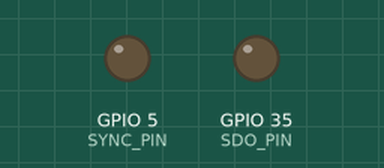
Recording of a sketch running on a simulated ESP32-S2. On the bench: output pins drawn as LEDs (lit = HIGH). Pins used as bus, display or sensor lines are not drawn; what the sketch prints to the serial monitor is not drawn.

Above: at 0.1 s.
At 4.1 s:
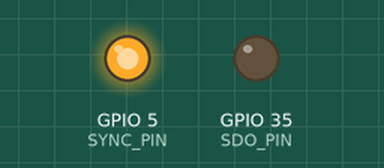
At 12.2 s:
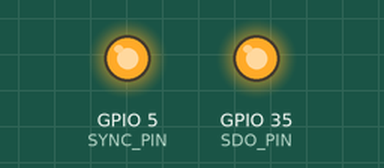
Timing chart, 0 to 56.8 s (numbered marks = the images above):
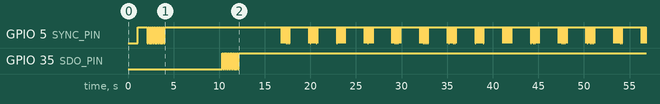

Measured:
- by itself, GPIO 5 (SYNC_PIN): HIGH → LOW at 2.1 s, → HIGH 0.10 s later, → LOW 0.10 s later, → HIGH 0.10 s later, … (290 changes in this stretch)

The sketch:

AD5268_esp32.ino
```cpp
#include <SPI.h>

// ===== Pin mapping for FeatherS2 to AD5628 =====
#define SYNC_PIN 5     // GPIO5 (IO5) → DAC_SYNC
#define SCK_PIN  36    // GPIO36 (SCK) → DAC_SCLK
#define SDO_PIN  35    // GPIO35 (SDO) → DAC_DIN

// ===== DAC configuration =====
const float DAC_VREF = 5.0;
const int   DAC_BITS = 12;
const bool  DAC_REF_INTERNAL = false;

// ===== Target voltages for channels A–H =====
float dacVoltages[8] = {3.55, 1.2, 5.0, 3.5, 1.8, 1.366, 3.3, 1.65};

// ---------------------------------------------------------------------
// ----------------------  DAC INTERFACE FUNCTIONS  --------------------
// ---------------------------------------------------------------------

uint32_t buildDACCommand(uint8_t cmd, uint8_t addr, uint16_t value) {
  uint32_t frame = 0;
  frame |= ((uint32_t)cmd & 0x0F) << 24;
  frame |= ((uint32_t)addr & 0x0F) << 20;
  frame |= ((uint32_t)value & 0x0FFF) << 8;
  return frame;
}

void writeToDAC(uint32_t data) {
  Serial.print("  -> SYNC going LOW...");
  digitalWrite(SYNC_PIN, LOW);
  Serial.println(" [LOW]");
  delayMicroseconds(50);  // Longer delay for scope triggering

  Serial.print("  -> Transferring SPI data: 0x");
  Serial.print(data, HEX);
  Serial.println();

  uint8_t byte1 = (data >> 24) & 0xFF;
  uint8_t byte2 = (data >> 16) & 0xFF;
  uint8_t byte3 = (data >> 8) & 0xFF;
  uint8_t byte4 = data & 0xFF;

  Serial.print("     Byte 1: 0x");
  Serial.println(byte1, HEX);
  SPI.transfer(byte1);

  Serial.print("     Byte 2: 0x");
  Serial.println(byte2, HEX);
  SPI.transfer(byte2);

  Serial.print("     Byte 3: 0x");
  Serial.println(byte3, HEX);
  SPI.transfer(byte3);

  Serial.print("     Byte 4: 0x");
  Serial.println(byte4, HEX);
  SPI.transfer(byte4);

  delayMicroseconds(50);  // Longer delay for scope
  Serial.print("  -> SYNC going HIGH...");
  digitalWrite(SYNC_PIN, HIGH);
  Serial.println(" [HIGH]");
  delayMicroseconds(100);
}

void enableInternalRef(bool enable) {
  Serial.println("\n--- Internal Reference Configuration ---");
  Serial.print("Command: ");
  Serial.println(enable ? "ENABLE (0x1)" : "DISABLE (0x0)");

  uint32_t refCmd = buildDACCommand(0x8, 0x0, enable ? 0x1 : 0x0);
  Serial.print("Command frame: 0x");
  Serial.println(refCmd, HEX);

  writeToDAC(refCmd);
  delay(5);
  Serial.println("--- Reference Configuration Complete ---\n");
}

uint16_t voltageToCode(float voltage) {
  if (voltage < 0) voltage = 0;
  if (voltage > DAC_VREF) voltage = DAC_VREF;
  uint32_t code = (uint32_t)((voltage / DAC_VREF) * 4095.0 + 0.5);
  if (code > 4095) code = 4095;
  return (uint16_t)code;
}

void setDACVoltage(uint8_t channelIndex, float voltage) {
  if (channelIndex > 7) return;

  uint16_t code = voltageToCode(voltage);

  Serial.println();
  Serial.print(">>> Setting Channel ");
  Serial.print(char('A' + channelIndex));
  Serial.println(" <<<");
  Serial.print("  Target voltage: ");
  Serial.print(voltage, 3);
  Serial.println(" V");
  Serial.print("  DAC code (dec): ");
  Serial.println(code);
  Serial.print("  DAC code (hex): 0x");
  Serial.println(code, HEX);
  Serial.print("  DAC code (bin): ");
  for (int b = 11; b >= 0; b--) {
    Serial.print((code & (1 << b)) ? '1' : '0');
  }
  Serial.println();

  uint32_t cmd = buildDACCommand(0x3, channelIndex, code);
  Serial.print("  Full command: 0x");
  Serial.println(cmd, HEX);

  writeToDAC(cmd);
  delay(10);
}

void setAllDACVoltages(float vals[8]) {
  Serial.println("\n╔════════════════════════════════════════╗");
  Serial.println("║  Setting All DAC Channels              ║");
  Serial.println("╚════════════════════════════════════════╝");

  for (uint8_t i = 0; i < 8; i++) {
    setDACVoltage(i, vals[i]);
    delay(50);  // Delay between channels for easier scope capture
  }

  Serial.println("\n╔════════════════════════════════════════╗");
  Serial.println("║  All Channels Set Complete             ║");
  Serial.println("╚════════════════════════════════════════╝\n");
}

void resetDAC() {
  Serial.println("\n--- DAC Reset ---");
  Serial.println("Sending reset command (0x7)...");

  uint32_t resetCmd = buildDACCommand(0x7, 0x0, 0x0);
  Serial.print("Reset command frame: 0x");
  Serial.println(resetCmd, HEX);

  writeToDAC(resetCmd);
  delay(10);
  Serial.println("--- DAC Reset Complete ---\n");
}

// Test function to manually toggle SYNC
void testSyncPin() {
  Serial.println("\n");
  Serial.println("╔═══════════════════════════════════════════╗");
  Serial.println("║       SYNC PIN HARDWARE TEST              ║");
  Serial.println("║  Watch GPIO5 on oscilloscope!             ║");
  Serial.println("╚═══════════════════════════════════════════╝");
  Serial.println();

  Serial.println("Toggling SYNC pin 10 times (200ms period)...");
  Serial.println("This should be VERY easy to see on scope!");
  Serial.println();

  for (int i = 0; i < 10; i++) {
    Serial.print("  Toggle #");
    Serial.print(i + 1);
    Serial.print(": ");

    digitalWrite(SYNC_PIN, LOW);
    Serial.print("LOW");
    delay(100);  // 100ms LOW

    digitalWrite(SYNC_PIN, HIGH);
    Serial.print(" → HIGH");
    Serial.println();
    delay(100);  // 100ms HIGH
  }

  Serial.println();
  Serial.println("╔═══════════════════════════════════════════╗");
  Serial.println("║  SYNC PIN TEST COMPLETE                   ║");
  Serial.println("║  If you didn't see 10 pulses on GPIO5,   ║");
  Serial.println("║  check your oscilloscope connection!     ║");
  Serial.println("╚═══════════════════════════════════════════╝");
  Serial.println();
}

// Test function to toggle SCK manually
void testSCKPin() {
  Serial.println("\n");
  Serial.println("╔═══════════════════════════════════════════╗");
  Serial.println("║       SCK PIN HARDWARE TEST               ║");
  Serial.println("║  Watch GPIO36 on oscilloscope!            ║");
  Serial.println("╚═══════════════════════════════════════════╝");
  Serial.println();

  Serial.println("Toggling SCK pin 10 times (200ms period)...");
  Serial.println();

  pinMode(SCK_PIN, OUTPUT);

  for (int i = 0; i < 10; i++) {
    Serial.print("  Toggle #");
    Serial.print(i + 1);
    Serial.print(": ");

    digitalWrite(SCK_PIN, LOW);
    Serial.print("LOW");
    delay(100);

    digitalWrite(SCK_PIN, HIGH);
    Serial.print(" → HIGH");
    Serial.println();
    delay(100);
  }

  Serial.println();
  Serial.println("╔═══════════════════════════════════════════╗");
  Serial.println("║  SCK PIN TEST COMPLETE                    ║");
  Serial.println("╚═══════════════════════════════════════════╝");
  Serial.println();
}

// Test function to toggle SDO manually
void testSDOPin() {
  Serial.println("\n");
  Serial.println("╔═══════════════════════════════════════════╗");
  Serial.println("║       SDO PIN HARDWARE TEST               ║");
  Serial.println("║  Watch GPIO35 on oscilloscope!            ║");
  Serial.println("╚═══════════════════════════════════════════╝");
  Serial.println();

  Serial.println("Toggling SDO pin 10 times (200ms period)...");
  Serial.println();

  pinMode(SDO_PIN, OUTPUT);

  for (int i = 0; i < 10; i++) {
    Serial.print("  Toggle #");
    Serial.print(i + 1);
    Serial.print(": ");

    digitalWrite(SDO_PIN, LOW);
    Serial.print("LOW");
    delay(100);

    digitalWrite(SDO_PIN, HIGH);
    Serial.print(" → HIGH");
    Serial.println();
    delay(100);
  }

  Serial.println();
  Serial.println("╔═══════════════════════════════════════════╗");
  Serial.println("║  SDO PIN TEST COMPLETE                    ║");
  Serial.println("╚═══════════════════════════════════════════╝");
  Serial.println();
}

// ---------------------------------------------------------------------
// ----------------------------  SETUP  --------------------------------
// ---------------------------------------------------------------------

void setup() {
  Serial.begin(115200);

  // Wait for Serial connection
  unsigned long startTime = millis();
  while (!Serial && (millis() - startTime) < 5000) {
    delay(10);
  }

  delay(1000);  // Extra delay to ensure serial is ready

  Serial.println("\n\n\n");
  Serial.println("╔═══════════════════════════════════════════╗");
  Serial.println("║                                           ║");
  Serial.println("║     AD5628 DAC - COMPLETE DEBUG MODE     ║");
  Serial.println("║          FeatherS2 ESP32-S2               ║");
  Serial.println("║                                           ║");
  Serial.println("╚═══════════════════════════════════════════╝");
  Serial.println();

  Serial.println("Hardware Configuration:");
  Serial.println("┌─────────────────────────────────────────┐");
  Serial.print("│ SYNC (CS):  GPIO");
  Serial.print(SYNC_PIN);
  Serial.println(" (IO5)              │");
  Serial.print("│ SCK:        GPIO");
  Serial.print(SCK_PIN);
  Serial.println(" (Hardware SPI)     │");
  Serial.print("│ SDO (MOSI): GPIO");
  Serial.print(SDO_PIN);
  Serial.println(" (Hardware SPI)     │");
  Serial.println("└─────────────────────────────────────────┘");
  Serial.println();

  // Configure SYNC pin first
  Serial.println("Step 1: Configuring SYNC pin...");
  pinMode(SYNC_PIN, OUTPUT);
  digitalWrite(SYNC_PIN, HIGH);
  Serial.println("  ✓ SYNC pin configured as OUTPUT");
  Serial.println("  ✓ SYNC initialized to HIGH");
  Serial.println();

  delay(1000);

  // Test SYNC pin manually
  testSyncPin();
  delay(2000);

  // Test SCK pin manually
  testSCKPin();
  delay(2000);

  // Test SDO pin manually
  testSDOPin();
  delay(2000);

  // Now initialize SPI
  Serial.println("Step 2: Initializing SPI interface...");
  SPI.begin(SCK_PIN, -1, SDO_PIN, -1);
  SPI.beginTransaction(SPISettings(2000000, MSBFIRST, SPI_MODE1));
  Serial.println("  ✓ SPI initialized");
  Serial.println("  ✓ Clock: 2 MHz");
  Serial.println("  ✓ Mode: SPI_MODE1 (CPOL=0, CPHA=1)");
  Serial.println("  ✓ Bit order: MSB First");
  Serial.println();

  delay(500);

  Serial.println("╔═══════════════════════════════════════════╗");
  Serial.println("║  Hardware tests complete!                 ║");
  Serial.println("║  Starting continuous DAC updates...       ║");
  Serial.println("║  Updates every 2 seconds                  ║");
  Serial.println("╚═══════════════════════════════════════════╝");
  Serial.println();

  delay(2000);
}

// ---------------------------------------------------------------------
// -----------------------------  LOOP  --------------------------------
// ---------------------------------------------------------------------

void loop() {
  static unsigned long lastUpdate = 0;
  static unsigned long cycleCount = 0;

  if (millis() - lastUpdate >= 2000) {  // Every 2 seconds
    cycleCount++;

    Serial.println("\n\n");
    Serial.println("████████████████████████████████████████████");
    Serial.print("█████    UPDATE CYCLE #");
    Serial.print(cycleCount);
    Serial.println("               █████");
    Serial.println("████████████████████████████████████████████");
    Serial.println();

    // Step 1: Reset DAC
    resetDAC();
    delay(100);

    // Step 2: Configure reference
    enableInternalRef(false);
    delay(100);

    // Step 3: Set all channels
    setAllDACVoltages(dacVoltages);

    Serial.println("\n");
    Serial.println("████████████████████████████████████████████");
    Serial.println("█████    CYCLE COMPLETE                █████");
    Serial.println("█████    SYNC toggled 10 times         █████");
    Serial.println("█████    Watch GPIO5 on oscilloscope!  █████");
    Serial.println("████████████████████████████████████████████");
    Serial.println();

    lastUpdate = millis();
  }

  delay(10);
}
```
